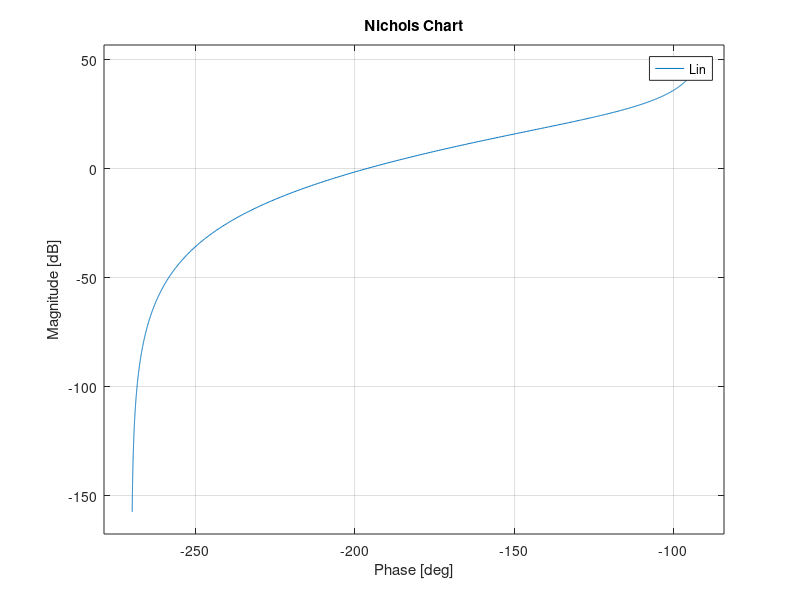

Write the MATLAB code that produced this figure. (Note: this script raises an error after producing the figure.)
s=tf('s');
Gp=25/(s^3+3.3*s^2+2*s);
pole(Gp)
Kp=25/2; 
Gs=1;
Ga=0.095;
Gr=1;
Gd=1;
Kd=1;
R0=1;
Da0=5.5*10^-3;
wp=0.02;
ws=40;
ap=2*10^-2;
as=10^-1;

Gf=1/(Kd*Gs);

Kc1=Kd^2*R0/(1.5*10^-1*Kp*Ga);
Kc2=Da0/(Ga*Gs*Gf*1.5*10^-2);

MSLF=5*10^-4/ap;
MSLFdb=20*log10(MSLF);

wl=wp*10^(-MSLFdb/40);

MTHF=5*10^-4*Gs/as;
MTHFdb=20*log10(MTHF);

wh=ws*10^(MTHFdb/40)/2;

tr=3;
ts5=12;
alpha=0.05;

smor=sqrt(log(0.1)^2/(pi^2+log(0.1)^2));
Tp=1/(2*smor*sqrt(1-smor^2));
Tpdb=20*log10(Tp);
Sp=2*smor*sqrt(2+4*smor^2+2*sqrt(1+8*smor^2))/(sqrt(1+8*smor^2)+4*smor^2-1);
Spdb=20*log10(Sp);
wcMIN1=(pi-acos(smor))*sqrt(sqrt(1+4*smor^4)-2*smor^2)/(sqrt(1-smor^2))/tr
wcMIN2=-log(alpha)*sqrt(sqrt(1+4*smor^4)-2*smor^2)/smor/ts5

Kc=5.7;
Gc=Kc;
Lin=minreal(zpk(Gc*Gp*Ga*Gs*Gf));
% figure(1)
% bode(Lin)
% hold on

[numL, denL] = tfdata(Lin, 'v');
% 
% figure(2)
% nyquist1(numL,denL)
% hold on

figure(3)
nichols(Lin)
hold on

figure(3)
myngridst(Tp, Sp)
hold on


wcdes=1;

wnormd=1.4;
zd=wcdes/wnormd;
md=16;
Rd=(1+s/zd)/(1+s/(md*zd));

Gc=Gc*Rd;

figure(3)
nichols(Lin)
hold on

wnormi=100;
pi=wcdes/wnormi;
mi=10^(16.58/20);
Ri=(1+s/(pi*mi))/(1+s/pi);

Gc=Gc*Ri;
Lfin=minreal(zpk(Gc*Gp*Ga*Gs*Gf));

figure(3)
nichols(Lfin)
hold on


T=minreal(zpk(Lfin/(1+Lfin)));
time=[0:tr/100:15];
figure(4)
step(T/(Gf*Gs),time)
hold on

S=minreal(zpk(1/(1+Lfin)));

[mgs,phs]=bode(S,0.02);
mgs
MSLF

[mgt,pht]=bode(T,40);
mgt
MTHF
